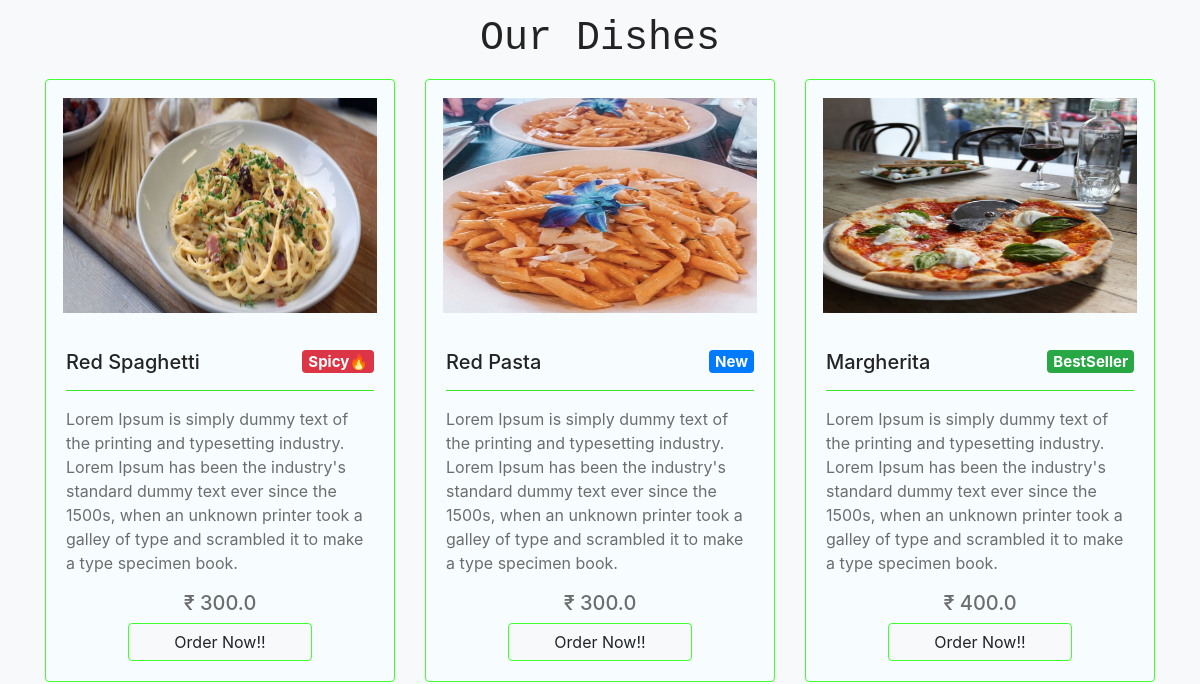
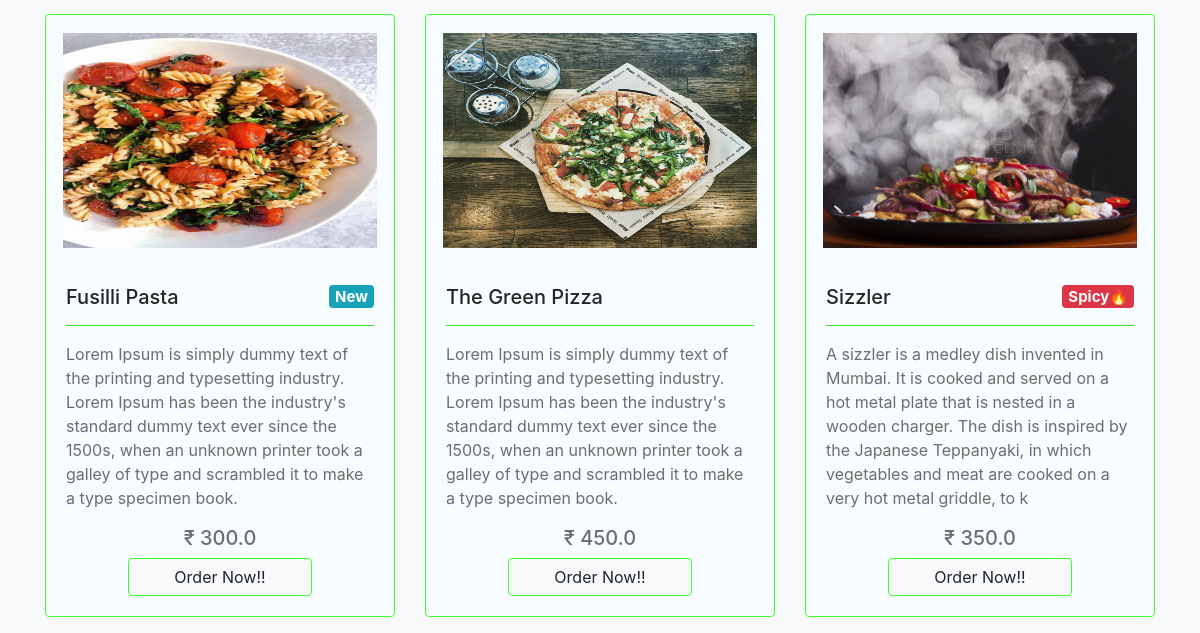
The app's page / (lower part), older data (2 pictures, top to bottom).
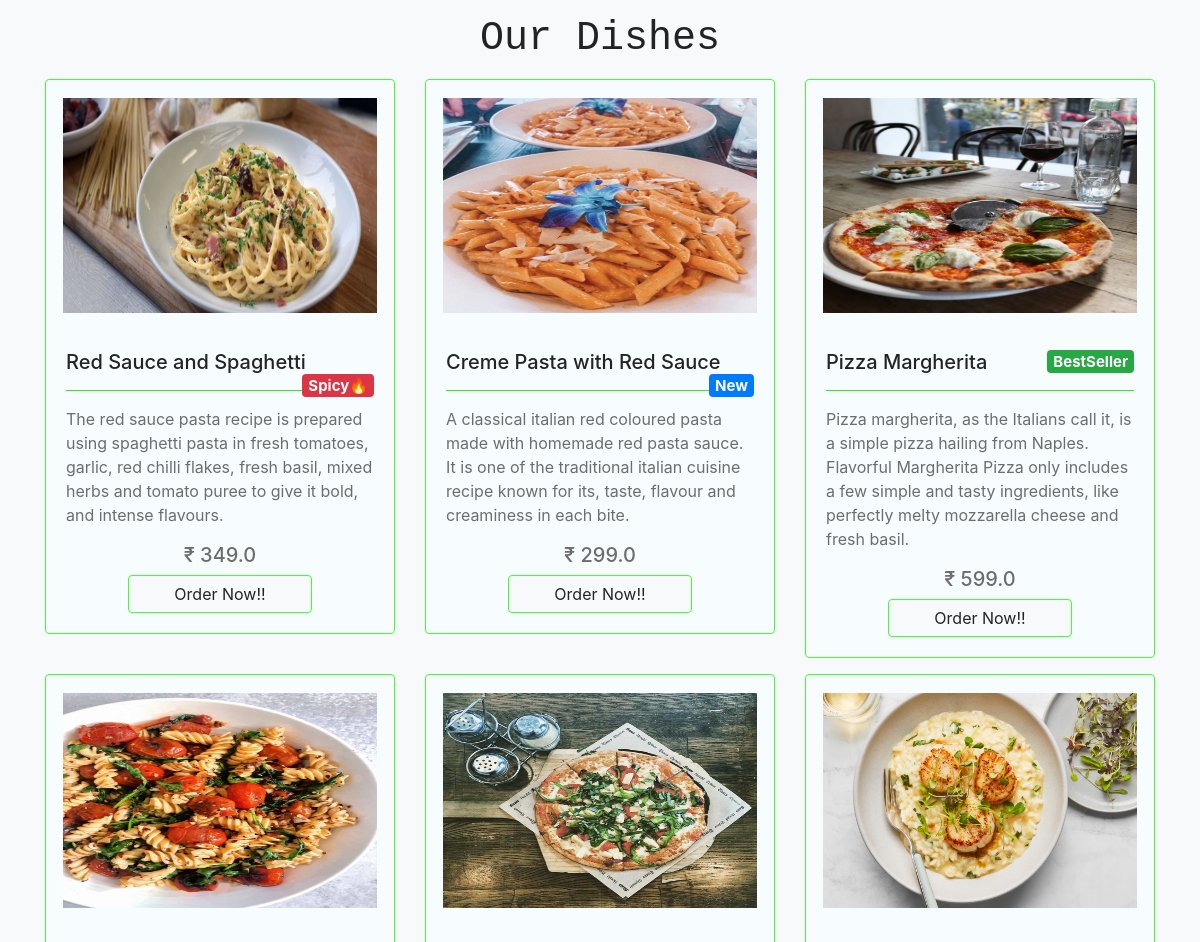
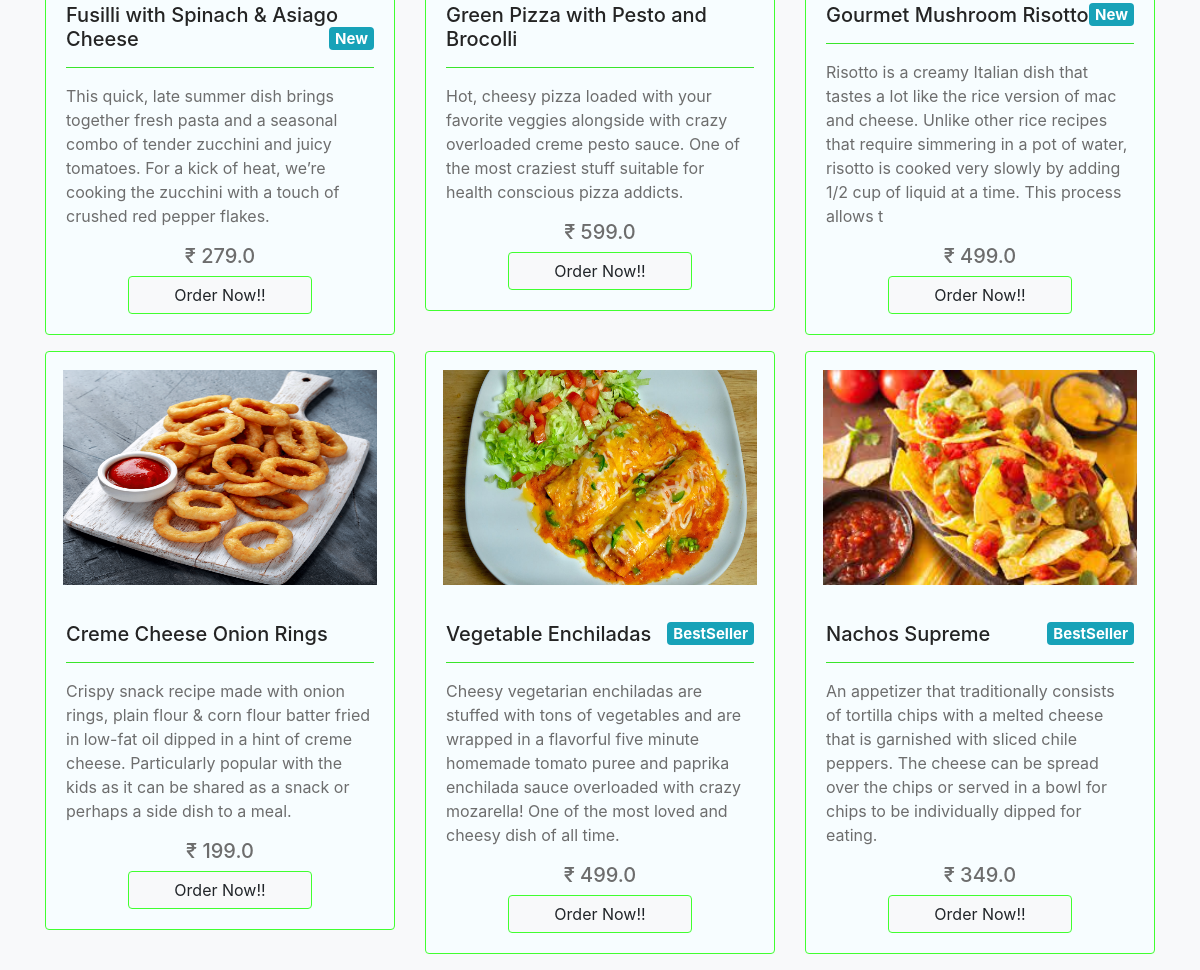
The same page, newer data (2 pictures, top to bottom).
### main/models.py (models this page shows, shortened)
class Item(models.Model):
    LABELS = (
        ('BestSeller', 'BestSeller'),
        ('New', 'New'),
        ('Spicy🔥', 'Spicy🔥'),
    )
    LABEL_COLOUR = (
        ('danger', 'danger'),
        ('success', 'success'),
        ('primary', 'primary'),
        ('info', 'info')
    )
    title = models.CharField(max_length=150)
    description = models.CharField(max_length=250,blank=True)
    price = models.FloatField()
    instructions = models.CharField(max_length=250,default="Jain Option Available")
    image = models.ImageField(default='default.png', upload_to='images/')
    labels = models.CharField(max_length=25, choices=LABELS, blank=True)
    label_colour = models.CharField(max_length=15, choices=LABEL_COLOUR, blank=True)
    slug = models.SlugField(default="sushi_name")
    created_by = models.ForeignKey(User, on_delete=models.CASCADE)

### main/views.py (the view)
# urls.py: path('', MenuListView.as_view(), name='home'),
class MenuListView(ListView):
    model = Item
    template_name = 'main/home.html'
    context_object_name = 'menu_items'

### main/templates/main/home.html (shortened to what this page needs)
{% extends "main/layout.html" %}
{% block content %}
  <div class="home bg-light">
    <div class="container">
      <h1 class="text-center mb-3" style="font-family: 'Courier New', Courier, monospace; color: rgb(36, 35, 35);">Our Dishes</h1>
      <div class="row">
        {% for item in menu_items %}
            <div class="col-sm-4 hover-overlay ripple shadow-1-strong">
                <div class="card mb-3" style="height: fit-content; overflow: auto; background: rgb(247, 253, 255);
                border: 1px solid #41ff30;
                color: rgb(109, 109, 109);
                margin-bottom: 2rem;">
                  <img src="{{ item.image.url }}" style="height: 250px; padding: 5%;">
                    <div class="card-body">
                      <h5 class="text"><a href="{% url 'main:dishes' item.slug %}" style="color: rgb(36, 36, 36);">{{ item.title }} </a><span class="badge badge-{{ item.label_colour }}"style="float:right;">{{ item.labels }}</span></h5>
                      <hr style="background-color: #41ff30;"/>
                      <p>{{ item.description }}</p>
                      <h5 class="text-center">₹ {{ item.price }}</h5>
                      <a href="{% url 'main:dishes' item.slug %}" class="btn btn-light" style="border: 1px solid #41ff30; display: flex; justify-content: center; margin-left: 20%; margin-right: 20%;">Order Now!!</a>
                    </div>
                </div>
            </div>
        {% endfor %}
      </div>
    </div>
  </div>
{% endblock content %}

### main/templates/main/layout.html (shortened to what this page needs)
{% load get_group %}
{% load static %}
<!DOCTYPE html>
<html lang="en">
<head>
    <link rel="stylesheet" href="https://maxcdn.bootstrapcdn.com/bootstrap/4.0.0/css/bootstrap.min.css">
    <link rel="stylesheet" type="text/css" href="{% static 'main/styles.css' %}">
</head>
<body>
    <main role="main">
        {% block content %}{% endblock %}
    </main>

Row changes from the older to the newer data that the page shows:
removed Item: image (picture), title "Sizzler", labels "Spicy🔥", description "A sizzler is a medley dish invented in Mumbai. It is cooked and served on a hot metal plate that is nested in a wooden charger. The dish is inspired by the Japanese Teppanyaki, in which vegetables and meat are cooked on a very hot metal griddle, to k", price "350.0", label_colour "danger" (drawn)
changed Item "Spicy🔥": title "Red Spaghetti" → "Red Sauce and Spaghetti"; description "Lorem Ipsum is simply dummy text of the printing and typesetting industry. Lorem Ipsum has been the industry's standard dummy text ever since the 1500s, when an unknown printer took a galley of type and scrambled it to make a type specimen book." → "The red sauce pasta recipe is prepared using spaghetti pasta in fresh tomatoes, garlic, red chilli flakes, fresh basil, mixed herbs and tomato puree to give it bold, and intense flavours."; price "300.0" → "349.0"
changed Item: title "Red Pasta" → "Creme Pasta with Red Sauce"; description "Lorem Ipsum is simply dummy text of the printing and typesetting industry. Lorem Ipsum has been the industry's standard dummy text ever since the 1500s, when an unknown printer took a galley of type and scrambled it to make a type specimen book." → "A classical italian red coloured pasta made with homemade red pasta sauce. It is one of the traditional italian cuisine recipe known for its, taste, flavour and creaminess in each bite."; price "300.0" → "299.0"
changed Item: title "Margherita" → "Pizza Margherita"; description "Lorem Ipsum is simply dummy text of the printing and typesetting industry. Lorem Ipsum has been the industry's standard dummy text ever since the 1500s, when an unknown printer took a galley of type and scrambled it to make a type specimen book." → "Pizza margherita, as the Italians call it, is a simple pizza hailing from Naples. Flavorful Margherita Pizza only includes a few simple and tasty ingredients, like perfectly melty mozzarella cheese and fresh basil."; price "400.0" → "599.0"
changed Item: title "Fusilli Pasta" → "Fusilli with Spinach & Asiago Cheese"; description "Lorem Ipsum is simply dummy text of the printing and typesetting industry. Lorem Ipsum has been the industry's standard dummy text ever since the 1500s, when an unknown printer took a galley of type and scrambled it to make a type specimen book." → "This quick, late summer dish brings together fresh pasta and a seasonal combo of tender zucchini and juicy tomatoes. For a kick of heat, we’re cooking the zucchini with a touch of crushed red pepper flakes."; price "300.0" → "279.0"
changed Item: title "The Green Pizza" → "Green Pizza with Pesto and Brocolli"; description "Lorem Ipsum is simply dummy text of the printing and typesetting industry. Lorem Ipsum has been the industry's standard dummy text ever since the 1500s, when an unknown printer took a galley of type and scrambled it to make a type specimen book." → "Hot, cheesy pizza loaded with your favorite veggies alongside with crazy overloaded creme pesto sauce. One of the most craziest stuff suitable for health conscious pizza addicts."; price "450.0" → "599.0"
added Item: image (picture), title "Gourmet Mushroom Risotto", labels "New", description "Risotto is a creamy Italian dish that tastes a lot like the rice version of mac and cheese. Unlike other rice recipes that require simmering in a pot of water, risotto is cooked very slowly by adding 1/2 cup of liquid at a time. This process allows t", price "499.0"
added Item: image (picture), title "Creme Cheese Onion Rings", description "Crispy snack recipe made with onion rings, plain flour & corn flour batter fried in low-fat oil dipped in a hint of creme cheese. Particularly popular with the kids as it can be shared as a snack or perhaps a side dish to a meal.", price "199.0"
added Item: image (picture), title "Vegetable Enchiladas", labels "BestSeller", description "Cheesy vegetarian enchiladas are stuffed with tons of vegetables and are wrapped in a flavorful five minute homemade tomato puree and paprika enchilada sauce overloaded with crazy mozarella! One of the most loved and cheesy dish of all time.", price "499.0"
added Item: image (picture), title "Nachos Supreme", labels "BestSeller", description "An appetizer that traditionally consists of tortilla chips with a melted cheese that is garnished with sliced chile peppers. The cheese can be spread over the chips or served in a bowl for chips to be individually dipped for eating.", price "349.0"
